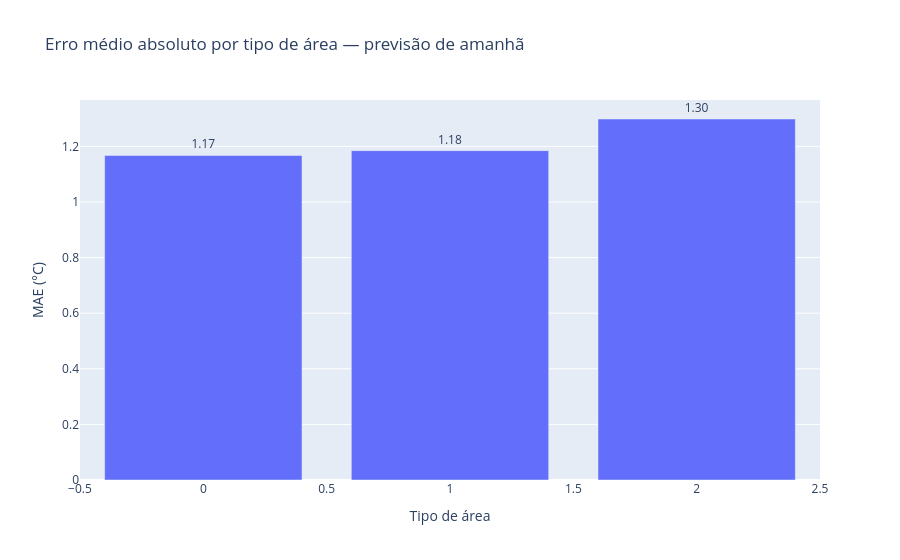

Notebook code cell kept with this figure:
### Markdown cell above
### Gráfico: MAE por tipo de área — amanhã

### Code cell
erro_tipo_area_amanha.createOrReplaceTempView("erro_tipo_area_amanha")

erro_tipo_area_amanha_rows = spark.sql("""
    SELECT
        tipo_area_idx,
        mae
    FROM erro_tipo_area_amanha
    ORDER BY tipo_area_idx
""").collect()

erro_tipo_area_amanha_plot = {
    "tipo_area_idx": [row["tipo_area_idx"] for row in erro_tipo_area_amanha_rows],
    "mae": [row["mae"] for row in erro_tipo_area_amanha_rows]
}

fig = px.bar(
    erro_tipo_area_amanha_plot,
    x="tipo_area_idx",
    y="mae",
    text="mae",
    title="Erro médio absoluto por tipo de área — previsão de amanhã",
    labels={
        "tipo_area_idx": "Tipo de área",
        "mae": "MAE (°C)"
    }
)

fig.update_traces(texttemplate="%{text:.2f}", textposition="outside")
fig.show()

### Figure 1 — Plotly figure (JSON) as saved in the notebook; plotly's stock layout.template omitted (floating-point values rounded to 4 significant figures)
{"data": [{"hovertemplate": "Tipo de área=%{x}<br>MAE (°C)=%{text}<extra></extra>", "legendgroup": "", "marker": {"color": "#636efa", "pattern": {"shape": ""}}, "name": "", "orientation": "v", "showlegend": false, "text": [1.167, 1.185, 1.298], "textposition": "outside", "texttemplate": "%{text:.2f}", "type": "bar", "x": [0.0, 1.0, 2.0], "xaxis": "x", "y": [1.167, 1.185, 1.298], "yaxis": "y"}], "layout": {"barmode": "relative", "legend": {"tracegroupgap": 0}, "title": {"text": "Erro médio absoluto por tipo de área — previsão de amanhã"}, "xaxis": {"anchor": "y", "domain": [0, 1], "title": {"text": "Tipo de área"}}, "yaxis": {"anchor": "x", "domain": [0, 1], "title": {"text": "MAE (°C)"}}}}
